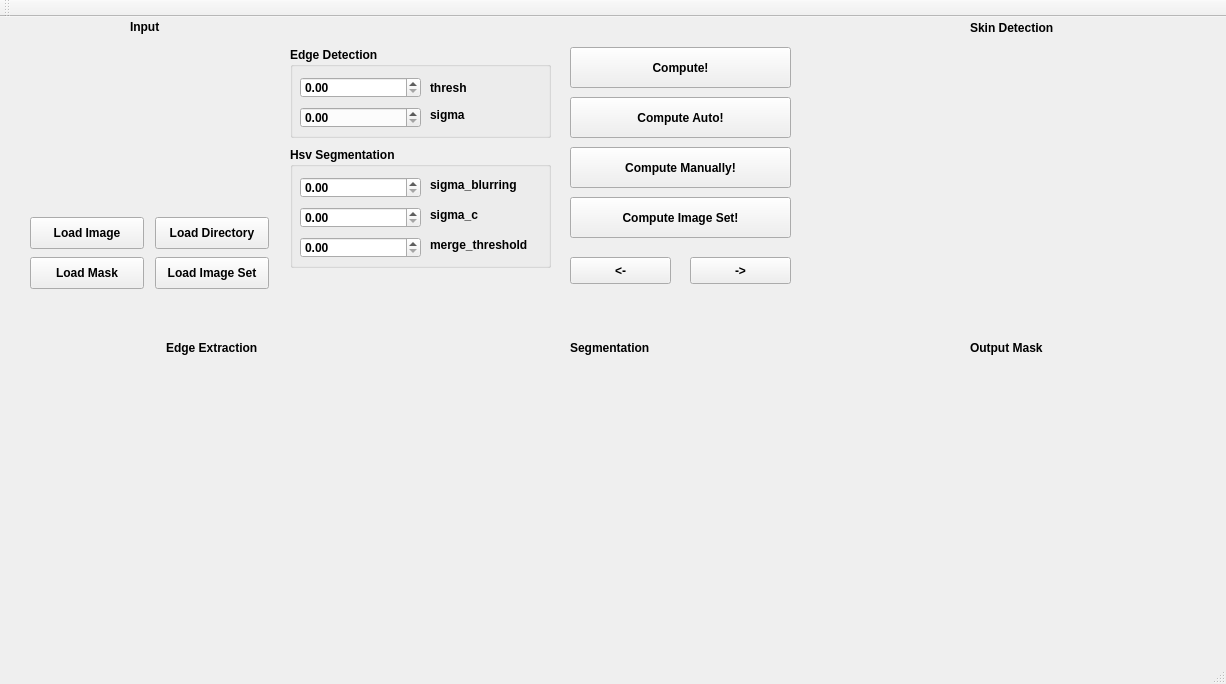
<?xml version="1.0" encoding="UTF-8"?>
<ui version="4.0">
 <class>MainWindow</class>
 <widget class="QMainWindow" name="MainWindow">
  <property name="geometry">
   <rect>
    <x>0</x>
    <y>0</y>
    <width>1226</width>
    <height>684</height>
   </rect>
  </property>
  <property name="font">
   <font>
    <weight>75</weight>
    <bold>true</bold>
   </font>
  </property>
  <property name="windowTitle">
   <string>MainWindow</string>
  </property>
  <widget class="QWidget" name="centralWidget">
   <widget class="QLabel" name="edge_detection_label">
    <property name="enabled">
     <bool>true</bool>
    </property>
    <property name="geometry">
     <rect>
      <x>20</x>
      <y>340</y>
      <width>391</width>
      <height>291</height>
     </rect>
    </property>
    <property name="text">
     <string/>
    </property>
   </widget>
   <widget class="QLabel" name="rgb_segmentation_label">
    <property name="geometry">
     <rect>
      <x>420</x>
      <y>340</y>
      <width>391</width>
      <height>291</height>
     </rect>
    </property>
    <property name="text">
     <string/>
    </property>
    <property name="pixmap">
     <pixmap>images/background.jpg</pixmap>
    </property>
   </widget>
   <widget class="QLabel" name="skin_detection_label">
    <property name="enabled">
     <bool>true</bool>
    </property>
    <property name="geometry">
     <rect>
      <x>820</x>
      <y>20</y>
      <width>391</width>
      <height>291</height>
     </rect>
    </property>
    <property name="text">
     <string/>
    </property>
   </widget>
   <widget class="QLabel" name="blob_detection_label">
    <property name="enabled">
     <bool>true</bool>
    </property>
    <property name="geometry">
     <rect>
      <x>820</x>
      <y>340</y>
      <width>391</width>
      <height>291</height>
     </rect>
    </property>
    <property name="text">
     <string/>
    </property>
   </widget>
   <widget class="QDoubleSpinBox" name="mergeThresholdSpinBox">
    <property name="geometry">
     <rect>
      <x>300</x>
      <y>220</y>
      <width>121</width>
      <height>21</height>
     </rect>
    </property>
   </widget>
   <widget class="QPushButton" name="computeButton">
    <property name="geometry">
     <rect>
      <x>570</x>
      <y>30</y>
      <width>221</width>
      <height>41</height>
     </rect>
    </property>
    <property name="text">
     <string>Compute!</string>
    </property>
   </widget>
   <widget class="QLabel" name="label">
    <property name="geometry">
     <rect>
      <x>430</x>
      <y>60</y>
      <width>91</width>
      <height>21</height>
     </rect>
    </property>
    <property name="text">
     <string>thresh</string>
    </property>
   </widget>
   <widget class="QDoubleSpinBox" name="sigmaBlurringSpinBox">
    <property name="geometry">
     <rect>
      <x>300</x>
      <y>160</y>
      <width>121</width>
      <height>21</height>
     </rect>
    </property>
   </widget>
   <widget class="QLabel" name="label_5">
    <property name="geometry">
     <rect>
      <x>430</x>
      <y>220</y>
      <width>121</width>
      <height>16</height>
     </rect>
    </property>
    <property name="text">
     <string>merge_threshold</string>
    </property>
   </widget>
   <widget class="QPushButton" name="computeButtonManually">
    <property name="geometry">
     <rect>
      <x>570</x>
      <y>130</y>
      <width>221</width>
      <height>41</height>
     </rect>
    </property>
    <property name="text">
     <string>Compute Manually!</string>
    </property>
   </widget>
   <widget class="QPushButton" name="loadMask">
    <property name="geometry">
     <rect>
      <x>30</x>
      <y>240</y>
      <width>114</width>
      <height>32</height>
     </rect>
    </property>
    <property name="text">
     <string>Load Mask</string>
    </property>
   </widget>
   <widget class="QDoubleSpinBox" name="sigmaCSpinBox">
    <property name="geometry">
     <rect>
      <x>300</x>
      <y>190</y>
      <width>121</width>
      <height>21</height>
     </rect>
    </property>
   </widget>
   <widget class="QLabel" name="label_4">
    <property name="geometry">
     <rect>
      <x>430</x>
      <y>190</y>
      <width>62</width>
      <height>16</height>
     </rect>
    </property>
    <property name="text">
     <string>sigma_c</string>
    </property>
   </widget>
   <widget class="QLabel" name="rgb_label">
    <property name="geometry">
     <rect>
      <x>32</x>
      <y>30</y>
      <width>231</width>
      <height>161</height>
     </rect>
    </property>
    <property name="text">
     <string/>
    </property>
    <property name="pixmap">
     <pixmap>images/background_2.jpg</pixmap>
    </property>
   </widget>
   <widget class="QPushButton" name="openButton">
    <property name="geometry">
     <rect>
      <x>30</x>
      <y>200</y>
      <width>114</width>
      <height>32</height>
     </rect>
    </property>
    <property name="text">
     <string>Load Image</string>
    </property>
   </widget>
   <widget class="QDoubleSpinBox" name="sigmaSpinBox">
    <property name="geometry">
     <rect>
      <x>300</x>
      <y>90</y>
      <width>121</width>
      <height>21</height>
     </rect>
    </property>
    <property name="mouseTracking">
     <bool>false</bool>
    </property>
    <property name="focusPolicy">
     <enum>Qt::TabFocus</enum>
    </property>
    <property name="contextMenuPolicy">
     <enum>Qt::DefaultContextMenu</enum>
    </property>
    <property name="acceptDrops">
     <bool>true</bool>
    </property>
    <property name="wrapping">
     <bool>false</bool>
    </property>
    <property name="accelerated">
     <bool>true</bool>
    </property>
    <property name="correctionMode">
     <enum>QAbstractSpinBox::CorrectToPreviousValue</enum>
    </property>
   </widget>
   <widget class="QPushButton" name="pushButtonPrev">
    <property name="geometry">
     <rect>
      <x>570</x>
      <y>240</y>
      <width>101</width>
      <height>27</height>
     </rect>
    </property>
    <property name="text">
     <string>&lt;-</string>
    </property>
   </widget>
   <widget class="QPushButton" name="pushButtonNext">
    <property name="geometry">
     <rect>
      <x>690</x>
      <y>240</y>
      <width>101</width>
      <height>27</height>
     </rect>
    </property>
    <property name="text">
     <string>-&gt;</string>
    </property>
   </widget>
   <widget class="QLabel" name="label_3">
    <property name="geometry">
     <rect>
      <x>430</x>
      <y>160</y>
      <width>101</width>
      <height>16</height>
     </rect>
    </property>
    <property name="text">
     <string>sigma_blurring</string>
    </property>
   </widget>
   <widget class="QGroupBox" name="groupBox">
    <property name="geometry">
     <rect>
      <x>290</x>
      <y>30</y>
      <width>261</width>
      <height>91</height>
     </rect>
    </property>
    <property name="font">
     <font>
      <weight>75</weight>
      <bold>true</bold>
      <kerning>false</kerning>
     </font>
    </property>
    <property name="title">
     <string>Edge Detection</string>
    </property>
    <property name="flat">
     <bool>false</bool>
    </property>
   </widget>
   <widget class="QPushButton" name="computeButtonAuto">
    <property name="geometry">
     <rect>
      <x>570</x>
      <y>80</y>
      <width>221</width>
      <height>41</height>
     </rect>
    </property>
    <property name="text">
     <string>Compute Auto!</string>
    </property>
   </widget>
   <widget class="QPushButton" name="openButtonDir">
    <property name="geometry">
     <rect>
      <x>155</x>
      <y>200</y>
      <width>114</width>
      <height>32</height>
     </rect>
    </property>
    <property name="text">
     <string>Load Directory</string>
    </property>
   </widget>
   <widget class="QGroupBox" name="groupBox_2">
    <property name="geometry">
     <rect>
      <x>290</x>
      <y>130</y>
      <width>261</width>
      <height>121</height>
     </rect>
    </property>
    <property name="font">
     <font>
      <weight>75</weight>
      <bold>true</bold>
     </font>
    </property>
    <property name="title">
     <string>Hsv Segmentation</string>
    </property>
    <property name="flat">
     <bool>false</bool>
    </property>
   </widget>
   <widget class="QLabel" name="label_2">
    <property name="geometry">
     <rect>
      <x>430</x>
      <y>90</y>
      <width>62</width>
      <height>16</height>
     </rect>
    </property>
    <property name="text">
     <string>sigma</string>
    </property>
   </widget>
   <widget class="QDoubleSpinBox" name="threshSpinBox">
    <property name="geometry">
     <rect>
      <x>300</x>
      <y>60</y>
      <width>121</width>
      <height>21</height>
     </rect>
    </property>
    <property name="mouseTracking">
     <bool>false</bool>
    </property>
    <property name="focusPolicy">
     <enum>Qt::TabFocus</enum>
    </property>
    <property name="acceptDrops">
     <bool>true</bool>
    </property>
    <property name="accelerated">
     <bool>true</bool>
    </property>
   </widget>
   <widget class="QLabel" name="label_6">
    <property name="geometry">
     <rect>
      <x>130</x>
      <y>0</y>
      <width>31</width>
      <height>20</height>
     </rect>
    </property>
    <property name="font">
     <font>
      <pointsize>9</pointsize>
     </font>
    </property>
    <property name="text">
     <string>Input</string>
    </property>
   </widget>
   <widget class="QLabel" name="label_7">
    <property name="geometry">
     <rect>
      <x>970</x>
      <y>0</y>
      <width>111</width>
      <height>21</height>
     </rect>
    </property>
    <property name="font">
     <font>
      <pointsize>9</pointsize>
     </font>
    </property>
    <property name="text">
     <string>Skin Detection</string>
    </property>
   </widget>
   <widget class="QLabel" name="label_8">
    <property name="geometry">
     <rect>
      <x>166</x>
      <y>320</y>
      <width>111</width>
      <height>21</height>
     </rect>
    </property>
    <property name="font">
     <font>
      <pointsize>9</pointsize>
     </font>
    </property>
    <property name="text">
     <string>Edge Extraction</string>
    </property>
   </widget>
   <widget class="QLabel" name="label_11">
    <property name="geometry">
     <rect>
      <x>570</x>
      <y>320</y>
      <width>101</width>
      <height>21</height>
     </rect>
    </property>
    <property name="font">
     <font>
      <pointsize>9</pointsize>
     </font>
    </property>
    <property name="text">
     <string>Segmentation</string>
    </property>
   </widget>
   <widget class="QLabel" name="label_12">
    <property name="geometry">
     <rect>
      <x>970</x>
      <y>320</y>
      <width>91</width>
      <height>21</height>
     </rect>
    </property>
    <property name="font">
     <font>
      <pointsize>9</pointsize>
     </font>
    </property>
    <property name="text">
     <string>Output Mask</string>
    </property>
   </widget>
   <widget class="QPushButton" name="computeButtonAutomaticImages">
    <property name="geometry">
     <rect>
      <x>570</x>
      <y>180</y>
      <width>221</width>
      <height>41</height>
     </rect>
    </property>
    <property name="text">
     <string>Compute Image Set!</string>
    </property>
   </widget>
   <widget class="QPushButton" name="openButtonSet">
    <property name="geometry">
     <rect>
      <x>155</x>
      <y>240</y>
      <width>114</width>
      <height>32</height>
     </rect>
    </property>
    <property name="text">
     <string>Load Image Set</string>
    </property>
   </widget>
   <zorder>groupBox_2</zorder>
   <zorder>edge_detection_label</zorder>
   <zorder>rgb_segmentation_label</zorder>
   <zorder>skin_detection_label</zorder>
   <zorder>blob_detection_label</zorder>
   <zorder>mergeThresholdSpinBox</zorder>
   <zorder>computeButton</zorder>
   <zorder>label</zorder>
   <zorder>sigmaBlurringSpinBox</zorder>
   <zorder>label_5</zorder>
   <zorder>computeButtonManually</zorder>
   <zorder>loadMask</zorder>
   <zorder>sigmaCSpinBox</zorder>
   <zorder>label_4</zorder>
   <zorder>rgb_label</zorder>
   <zorder>openButton</zorder>
   <zorder>sigmaSpinBox</zorder>
   <zorder>pushButtonPrev</zorder>
   <zorder>pushButtonNext</zorder>
   <zorder>label_3</zorder>
   <zorder>groupBox</zorder>
   <zorder>computeButtonAuto</zorder>
   <zorder>openButtonDir</zorder>
   <zorder>label_2</zorder>
   <zorder>threshSpinBox</zorder>
   <zorder>label_6</zorder>
   <zorder>label_7</zorder>
   <zorder>label_8</zorder>
   <zorder>label_11</zorder>
   <zorder>label_12</zorder>
   <zorder>computeButtonAutomaticImages</zorder>
   <zorder>openButtonSet</zorder>
  </widget>
  <widget class="QMenuBar" name="menuBar">
   <property name="geometry">
    <rect>
     <x>0</x>
     <y>0</y>
     <width>1226</width>
     <height>22</height>
    </rect>
   </property>
  </widget>
  <widget class="QToolBar" name="mainToolBar">
   <attribute name="toolBarArea">
    <enum>TopToolBarArea</enum>
   </attribute>
   <attribute name="toolBarBreak">
    <bool>false</bool>
   </attribute>
  </widget>
  <widget class="QStatusBar" name="statusBar"/>
 </widget>
 <layoutdefault spacing="6" margin="11"/>
 <resources/>
 <connections/>
</ui>
